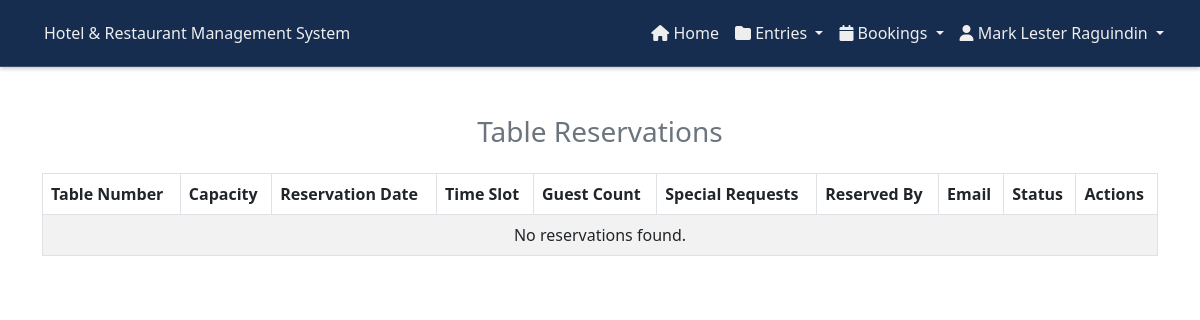
The page /admin/tablesReservation.php (signed in) on the database as committed earlier.
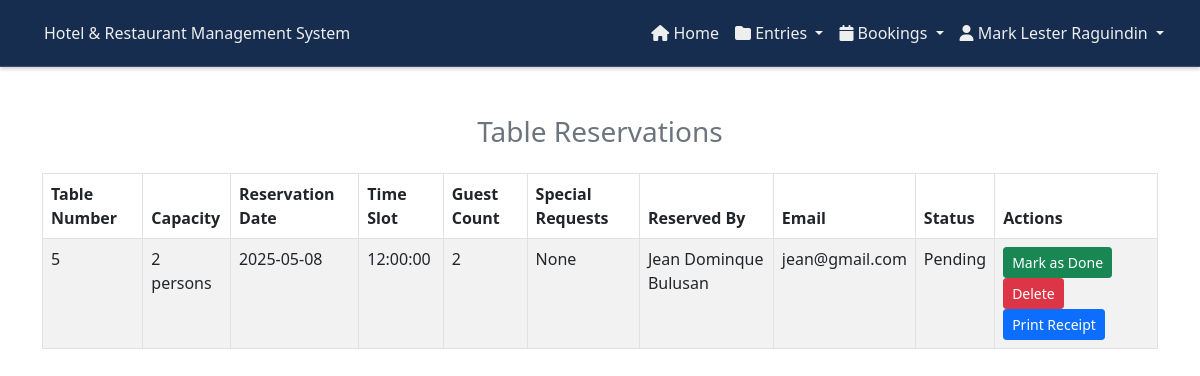
The same page on the database as committed later.
### tables this page shows
CREATE TABLE `table_reservations` (
  `reservation_id` int(11) NOT NULL,
  `table_id` int(11) NOT NULL,
  `reservation_date` date NOT NULL,
  `time_slot` time NOT NULL,
  `guest_count` int(11) NOT NULL,
  `special_requests` text DEFAULT NULL,
  `user_id` int(11) NOT NULL,
  `status` enum('pending','done') DEFAULT 'pending'
);

CREATE TABLE `restaurant_tables` (
  `table_id` int(11) NOT NULL,
  `table_number` int(11) NOT NULL,
  `capacity` int(11) NOT NULL,
  `position_x` int(11) NOT NULL,
  `position_y` int(11) NOT NULL,
  `location` varchar(255) NOT NULL
);

CREATE TABLE `users` (
  `user_id` int(11) NOT NULL,
  `name` varchar(255) NOT NULL,
  `address` varchar(50) NOT NULL,
  `email` varchar(50) NOT NULL,
  `password` varchar(50) NOT NULL,
  `role` varchar(20) DEFAULT NULL,
  `phone` tinytext DEFAULT NULL
);

### admin/tablesReservation.php (the view, shortened to what this page needs)
<?php
include '../components/config.php';
$query = "
    SELECT
        r.reservation_id,
        r.reservation_date,
        r.time_slot,
        r.guest_count,
        r.special_requests,
        r.status, -- Include the status column
        t.table_number,
        t.capacity,
        u.name,
        u.email
    FROM table_reservations r
    INNER JOIN restaurant_tables t ON r.table_id = t.table_id
    INNER JOIN users u ON r.user_id = u.user_id
    ORDER BY r.reservation_date, r.time_slot
";
$result = mysqli_query($con, $query);
$reservations = [];
while ($row = mysqli_fetch_assoc($result)) {
    $reservations[] = $row;
}
?>
<!DOCTYPE html>
<html lang="en">
<head>
    <link href="https://cdn.jsdelivr.net/npm/bootstrap@5.0.2/dist/css/bootstrap.min.css" rel="stylesheet">
    <link rel="stylesheet" href="../css/customAdminHeader.css">
    <link rel="stylesheet" href="https://cdnjs.cloudflare.com/ajax/libs/font-awesome/6.7.2/css/all.min.css">
</head>
<body>
    <?php include '../components/header_admin.php'; ?>
    <div class="container mt-5">
        <h3 class="mb-4 text-center text-muted">Table Reservations</h3>
        <table class="table table-bordered table-striped">
            <thead>
                <tr>
                    <th>Table Number</th>
                    <th>Capacity</th>
                    <th>Reservation Date</th>
                    <th>Time Slot</th>
                    <th>Guest Count</th>
                    <th>Special Requests</th>
                    <th>Reserved By</th>
                    <th>Email</th>
                    <th>Status</th>
                    <th>Actions</th>
                </tr>
            </thead>
            <tbody>
                <?php if (!empty($reservations)): ?>
                    <?php foreach ($reservations as $reservation): ?>
                        <tr>
                            <td><?php echo $reservation['table_number']; ?></td>
                            <td><?php echo $reservation['capacity']; ?> persons</td>
                            <td><?php echo $reservation['reservation_date']; ?></td>
                            <td><?php echo $reservation['time_slot']; ?></td>
                            <td><?php echo $reservation['guest_count']; ?></td>
                            <td><?php echo $reservation['special_requests'] ?: 'None'; ?></td>
                            <td><?php echo $reservation['name']; ?></td>
                            <td><?php echo $reservation['email']; ?></td>
                            <td><?php echo ucfirst($reservation['status']); ?></td>
                            <td>
                                <button class="btn btn-success btn-sm mark-done" data-id="<?php echo $reservation['reservation_id']; ?>">Mark as Done</button>
                                <button class="btn btn-danger btn-sm delete-reservation" data-id="<?php echo $reservation['reservation_id']; ?>">Delete</button>
                                <button class="btn btn-primary btn-sm print-receipt" data-id="<?php echo $reservation['reservation_id']; ?>">Print Receipt</button>
                            </td>
                        </tr>
                    <?php endforeach; ?>
                <?php else: ?>
                    <tr>
                        <td colspan="10" class="text-center">No reservations found.</td>
                    </tr>
                <?php endif; ?>
            </tbody>
        </table>
    </div>
</body>
</html>

Rows that differ between the two databases and show on the page:
added table_reservations: table.table_number "5", table.capacity "2", reservation_date "2025-05-08", time_slot "12:00:00", guest_count "2", special_requests "None", user.name "Jean Dominque Bulusan", user.email "jean@gmail.com", status "Pending"
Other text that changed with them:
text no longer shown: "No reservations found."
